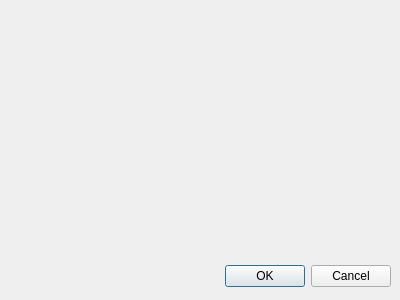
<?xml version="1.0" encoding="UTF-8"?>
<ui version="4.0">
 <class>ThemeLayout</class>
 <widget class="QDialog" name="ThemeLayout">
  <property name="geometry">
   <rect>
    <x>0</x>
    <y>0</y>
    <width>400</width>
    <height>300</height>
   </rect>
  </property>
  <property name="windowTitle">
   <string>Theme Layout</string>
  </property>
  <widget class="QDialogButtonBox" name="buttonBox">
   <property name="geometry">
    <rect>
     <x>50</x>
     <y>260</y>
     <width>341</width>
     <height>32</height>
    </rect>
   </property>
   <property name="orientation">
    <enum>Qt::Horizontal</enum>
   </property>
   <property name="standardButtons">
    <set>QDialogButtonBox::Cancel|QDialogButtonBox::Ok</set>
   </property>
  </widget>
  <widget class="QLabel" name="themeDisplayLabel">
   <property name="geometry">
    <rect>
     <x>20</x>
     <y>10</y>
     <width>361</width>
     <height>231</height>
    </rect>
   </property>
   <property name="text">
    <string/>
   </property>
  </widget>
 </widget>
 <resources/>
 <connections>
  <connection>
   <sender>buttonBox</sender>
   <signal>accepted()</signal>
   <receiver>ThemeLayout</receiver>
   <slot>accept()</slot>
   <hints>
    <hint type="sourcelabel">
     <x>248</x>
     <y>254</y>
    </hint>
    <hint type="destinationlabel">
     <x>157</x>
     <y>274</y>
    </hint>
   </hints>
  </connection>
  <connection>
   <sender>buttonBox</sender>
   <signal>rejected()</signal>
   <receiver>ThemeLayout</receiver>
   <slot>reject()</slot>
   <hints>
    <hint type="sourcelabel">
     <x>316</x>
     <y>260</y>
    </hint>
    <hint type="destinationlabel">
     <x>286</x>
     <y>274</y>
    </hint>
   </hints>
  </connection>
 </connections>
</ui>
